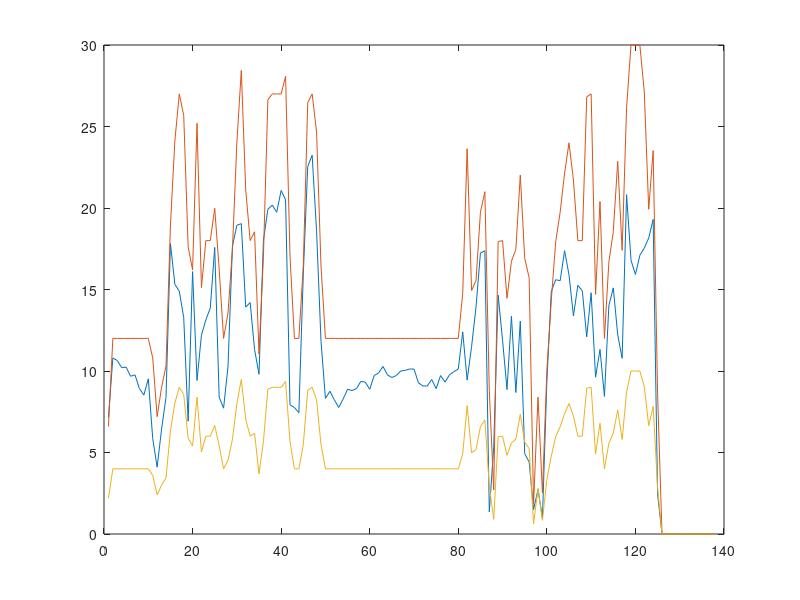

The MATLAB source for this figure:
clear
clc
load QPS_workload4_max_min
data=QPS_workload4_max_min; 
 

start=1;
interval=50;
row=1;
if interval==1;
    new_data=data;
    plot(data) 
else
    for i=1:length(data);
        if start+interval>length(data);
            break;
        end
        new_data(row,:)=mean(data(start:start+interval-1,:));
        start=start+interval;
        row=row+1;
        plot(new_data)
    end
end

%% statics % realQPS,maxCap,minCap
dropQPS=0;
underUsageQPS=0;
timeOutQPS=0;
totalQPS=sum(new_data(:,1));
maxQPS=sum(new_data(:,2));
minQPS=sum(new_data(:,3));

for i=1:length(new_data);
    if new_data(i,1)>new_data(i,2);
        dropQPS=dropQPS+new_data(i,1)-new_data(i,2);
    end
 
    if new_data(i,1)<new_data(i,2);
        underUsageQPS=underUsageQPS+new_data(i,2)-new_data(i,1);
    end
    if new_data(i,1)<new_data(i,3);
        timeOutQPS=timeOutQPS+new_data(i,3)-new_data(i,1);
    end
end 
dropRate=dropQPS/totalQPS
totalUnderUsageRate=(underUsageQPS-timeOutQPS)/maxQPS
totaltimeoutRate=timeOutQPS/maxQPS
